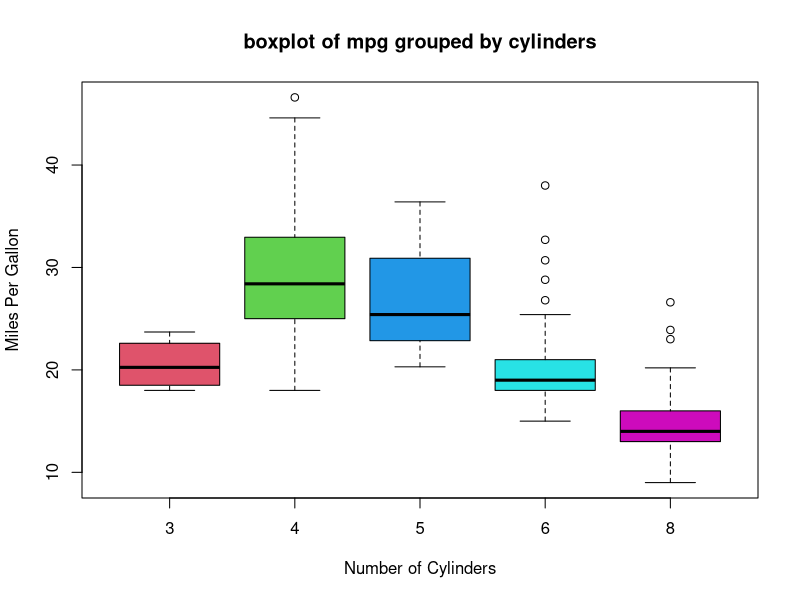
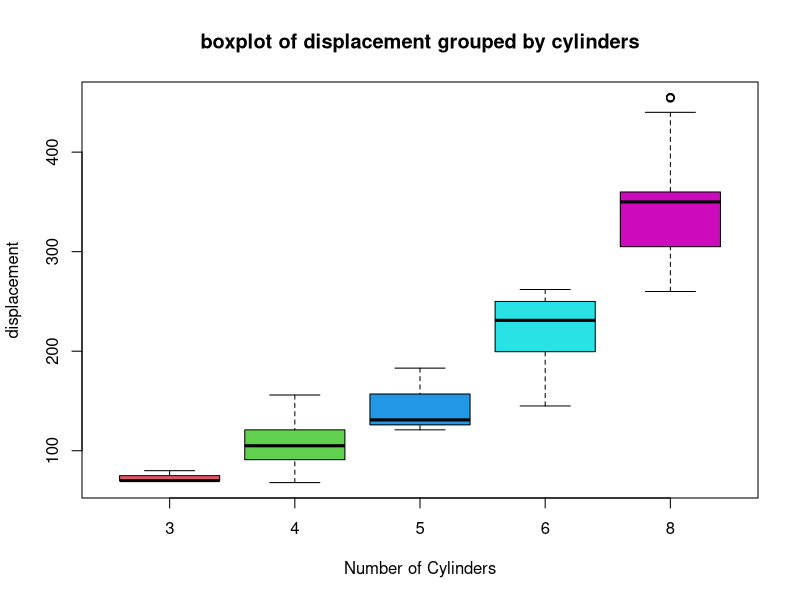

Reproduce these figures in R, in order.
# I/ Download package (tai cac thu vien):
library("dplyr")      #analysize data
library("ggplot2")    #draw plot
library("readr")      #import data
library("tidyverse")  #draw boxplot
# I/ import data (nhap du lieu):
setwd("D:/Education/Computer Engineering/Semester 221/Probability and Statistics/Assignment/Data")
data<-read.csv("auto_mpg.csv", header = TRUE, sep = ";",  na.strings=c("?"))

# II/ Làm sạch dữ liệu (cleanning data):
# 1) exclude missing data
apply(is.na(data), 2, sum)  # thống kê số lượng quan sát khuyết đối với từng biến
apply(is.na(data), 2, mean) # thống kê tỷ lệ giá trị khuyết đối với từng biến
new_data <- na.omit(data)   # xóa các quan sát mà có giá trị khuyết

nrow(data)                               # số quan sát ban đầu  
nrow(new_data)                           # số quan sát còn lại sau khi xóa
nrow(data) - nrow(new_data)              # số lượng quan sát đã bị xóa
(nrow(data) - nrow(new_data))/nrow(data) # tỷ lệ các quan sát đã bị xóa

# III/ Data visualization (làm rõ dữ liệu):
# 1) xử lý biến định lượng liên tục
# a. Tính các giá trị đặc trưng
mpg <- new_data$mgp
displacement <- new_data$displacement
horsepower <- new_data$horsepower
weight <- new_data$weight
acceleration <- new_data$acceleration
convariables <- data.frame(mpg, displacement, horsepower, weight, acceleration)

length = apply(convariables, 2, length) # tính kích thước
mean = apply(convariables, 2, mean) # tính kỳ vọng
sd = apply(convariables, 2, sd) # tính độ lệch chuẩn
min = apply(convariables, 2, min) # tính giá trị nhỏ nhất
max = apply(convariables, 2, max) # tính giá trị lớn nhất
Q1 = apply(convariables, 2, quantile, probs = 0.25) # tính phân vị 1
Q2 = apply(convariables, 2, quantile, probs = 0.5) # tính phân vị 2
Q3 = apply(convariables, 2, quantile, probs = 0.75) # tính phân vị 3
t(data.frame(length, mean, sd, min, max, Q1, Q2, Q3)) # tạo bảng thống kê

# b. Vẽ biểu đồ hộp (boxplot):
mpg_bp = boxplot(mpg ~ cylinders, 
                 data = new_data, 
                 xlab = "Number of Cylinders",
                 ylab = "Miles Per Gallon",
                 main = "boxplot of mpg grouped by cylinders",
                 col = 2:6)
mpg_bp = boxplot(displacement ~ cylinders, 
                 data = new_data, 
                 xlab = "Number of Cylinders",
                 ylab = "displacement",
                 main = "boxplot of displacement grouped by cylinders",
                 col = 2:6)
# c. Xử lý các giá trị ngoại lai:

# d. Vẽ biểu đồ tần suất (histogram:
mpg = ggplot(convariables, aes(mpg)) + 
  geom_histogram(col="white", aes(fill=..count..)) + 
  scale_fill_gradient("frequency", low="green", high="red") + 
  xlab("miles/gallon") + 
  ylab("frequency") + 
  ggtitle('histogram of continuous variable mpg')


